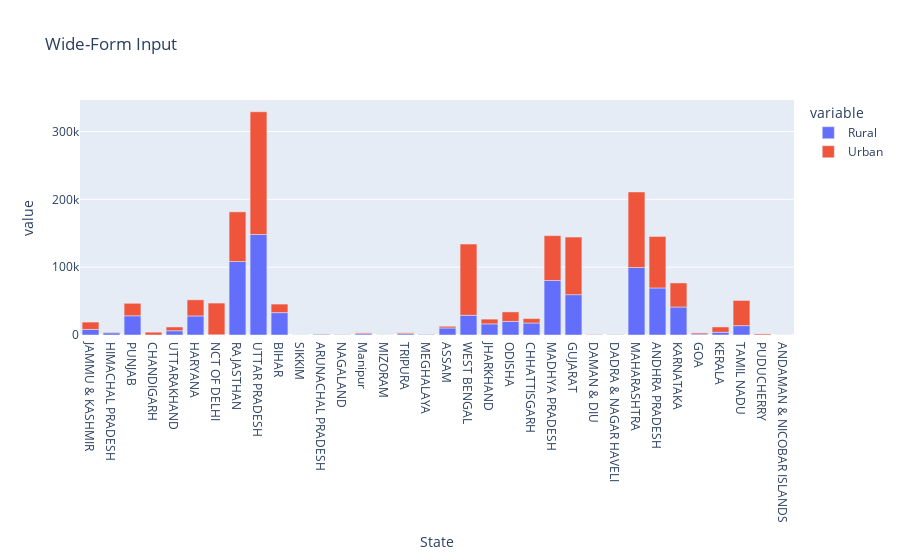

This figure's notebook cell:
### Code cell
import plotly.express as px
fig = px.bar(df , x='State' , y=['Rural','Urban'], title='Wide-Form Input')
fig.show()

### Figure 1 — Plotly figure (JSON) as saved in the notebook; plotly's stock layout.template omitted (floating-point values rounded to 4 significant figures)
{"data": [{"alignmentgroup": "True", "hovertemplate": "variable=Rural<br>State=%{x}<br>value=%{y}<extra></extra>", "legendgroup": "Rural", "marker": {"color": "#636efa", "pattern": {"shape": ""}}, "name": "Rural", "offsetgroup": "Rural", "orientation": "v", "showlegend": true, "textposition": "auto", "type": "bar", "x": ["JAMMU & KASHMIR", "HIMACHAL PRADESH", "PUNJAB", "CHANDIGARH", "UTTARAKHAND", "HARYANA", "NCT OF DELHI", "RAJASTHAN", "UTTAR PRADESH", "BIHAR", "SIKKIM", "ARUNACHAL PRADESH", "NAGALAND", "Manipur", "MIZORAM", "TRIPURA", "MEGHALAYA", "ASSAM", "WEST BENGAL", "JHARKHAND", "ODISHA", "CHHATTISGARH", "MADHYA PRADESH", "GUJARAT", "DAMAN & DIU", "DADRA & NAGAR HAVELI", "MAHARASHTRA", "ANDHRA PRADESH", "KARNATAKA", "GOA", "KERALA", "TAMIL NADU", "PUDUCHERRY", "ANDAMAN & NICOBAR ISLANDS"], "xaxis": "x", "y": [8199, 3226, 28340, 6, 6268, 28082, 352, 108308, 148196, 32993, 245, 1243, 532, 1881, 48, 1873, 1064, 10392, 29073, 16424, 20008, 17681, 80380, 59484, 146, 723, 99535, 69354, 41262, 1358, 4092, 13812, 82, 30], "yaxis": "y"}, {"alignmentgroup": "True", "hovertemplate": "variable=Urban<br>State=%{x}<br>value=%{y}<extra></extra>", "legendgroup": "Urban", "marker": {"color": "#EF553B", "pattern": {"shape": ""}}, "name": "Urban", "offsetgroup": "Urban", "orientation": "v", "showlegend": true, "textposition": "auto", "type": "bar", "x": ["JAMMU & KASHMIR", "HIMACHAL PRADESH", "PUNJAB", "CHANDIGARH", "UTTARAKHAND", "HARYANA", "NCT OF DELHI", "RAJASTHAN", "UTTAR PRADESH", "BIHAR", "SIKKIM", "ARUNACHAL PRADESH", "NAGALAND", "Manipur", "MIZORAM", "TRIPURA", "MEGHALAYA", "ASSAM", "WEST BENGAL", "JHARKHAND", "ODISHA", "CHHATTISGARH", "MADHYA PRADESH", "GUJARAT", "DAMAN & DIU", "DADRA & NAGAR HAVELI", "MAHARASHTRA", "ANDHRA PRADESH", "KARNATAKA", "GOA", "KERALA", "TAMIL NADU", "PUDUCHERRY", "ANDAMAN & NICOBAR ISLANDS"], "xaxis": "x", "y": [10848, 872, 18374, 4133, 5556, 23789, 46724, 73236, 180929, 12591, 32, 313, 344, 1331, 104, 1352, 177, 2527, 104967, 6967, 14053, 6533, 66055, 84822, 591, 281, 111373, 75857, 35473, 1693, 7761, 37117, 1508, 65], "yaxis": "y"}], "layout": {"barmode": "relative", "legend": {"title": {"text": "variable"}, "tracegroupgap": 0}, "title": {"text": "Wide-Form Input"}, "xaxis": {"anchor": "y", "domain": [0, 1], "title": {"text": "State"}}, "yaxis": {"anchor": "x", "domain": [0, 1], "title": {"text": "value"}}}}
